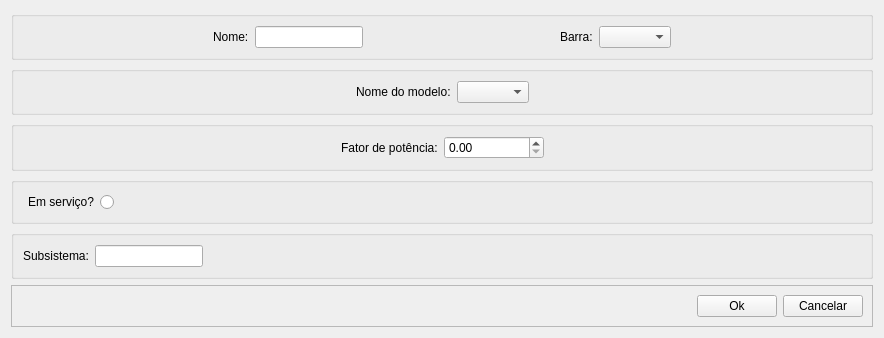
         <widget class="QWidget" name="pg_carga_pros">
          <layout class="QVBoxLayout" name="verticalLayout_9">
           <item>
            <widget class="QGroupBox" name="groupBox_30">
             <layout class="QHBoxLayout" name="horizontalLayout_30">
              <item>
               <spacer name="horizontalSpacer_48">
                <property name="orientation">
                 <enum>Qt::Horizontal</enum>
                </property>
                <property name="sizeHint" stdset="0">
                 <size>
                  <width>40</width>
                  <height>20</height>
                 </size>
                </property>
               </spacer>
              </item>
              <item>
               <widget class="QLabel" name="label_25">
                <property name="text">
                 <string>Nome:</string>
                </property>
               </widget>
              </item>
              <item>
               <widget class="QLineEdit" name="fp_nome_cp_lineEdit">
                <property name="sizePolicy">
                 <sizepolicy hsizetype="Preferred" vsizetype="Fixed">
                  <horstretch>0</horstretch>
                  <verstretch>0</verstretch>
                 </sizepolicy>
                </property>
               </widget>
              </item>
              <item>
               <spacer name="horizontalSpacer_49">
                <property name="orientation">
                 <enum>Qt::Horizontal</enum>
                </property>
                <property name="sizeHint" stdset="0">
                 <size>
                  <width>40</width>
                  <height>20</height>
                 </size>
                </property>
               </spacer>
              </item>
              <item>
               <widget class="QLabel" name="label_26">
                <property name="minimumSize">
                 <size>
                  <width>31</width>
                  <height>0</height>
                 </size>
                </property>
                <property name="text">
                 <string>Barra:</string>
                </property>
               </widget>
              </item>
              <item>
               <widget class="QComboBox" name="fp_barra_cp_combobox">
                <property name="sizePolicy">
                 <sizepolicy hsizetype="Preferred" vsizetype="Fixed">
                  <horstretch>0</horstretch>
                  <verstretch>0</verstretch>
                 </sizepolicy>
                </property>
               </widget>
              </item>
              <item>
               <spacer name="horizontalSpacer_50">
                <property name="orientation">
                 <enum>Qt::Horizontal</enum>
                </property>
                <property name="sizeHint" stdset="0">
                 <size>
                  <width>40</width>
                  <height>20</height>
                 </size>
                </property>
               </spacer>
              </item>
             </layout>
            </widget>
           </item>
           <item>
            <widget class="QGroupBox" name="groupBox_31">
             <layout class="QHBoxLayout" name="horizontalLayout_31">
              <item>
               <spacer name="horizontalSpacer_51">
                <property name="orientation">
                 <enum>Qt::Horizontal</enum>
                </property>
                <property name="sizeHint" stdset="0">
                 <size>
                  <width>40</width>
                  <height>20</height>
                 </size>
                </property>
               </spacer>
              </item>
              <item>
               <widget class="QLabel" name="label_27">
                <property name="minimumSize">
                 <size>
                  <width>89</width>
                  <height>0</height>
                 </size>
                </property>
                <property name="text">
                 <string>Nome do modelo:</string>
                </property>
               </widget>
              </item>
              <item>
               <widget class="QComboBox" name="fp_model_cp_combobox">
                <property name="sizePolicy">
                 <sizepolicy hsizetype="Preferred" vsizetype="Fixed">
                  <horstretch>0</horstretch>
                  <verstretch>0</verstretch>
                 </sizepolicy>
                </property>
               </widget>
              </item>
              <item>
               <spacer name="horizontalSpacer_52">
                <property name="orientation">
                 <enum>Qt::Horizontal</enum>
                </property>
                <property name="sizeHint" stdset="0">
                 <size>
                  <width>40</width>
                  <height>20</height>
                 </size>
                </property>
               </spacer>
              </item>
             </layout>
            </widget>
           </item>
           <item>
            <widget class="QGroupBox" name="groupBox_33">
             <layout class="QHBoxLayout" name="horizontalLayout_32">
              <item>
               <spacer name="horizontalSpacer_53">
                <property name="orientation">
                 <enum>Qt::Horizontal</enum>
                </property>
                <property name="sizeHint" stdset="0">
                 <size>
                  <width>40</width>
                  <height>20</height>
                 </size>
                </property>
               </spacer>
              </item>
              <item>
               <widget class="QLabel" name="label_28">
                <property name="text">
                 <string>Fator de potência:</string>
                </property>
               </widget>
              </item>
              <item>
               <widget class="QDoubleSpinBox" name="fp_fatp_cp_SB">
                <property name="sizePolicy">
                 <sizepolicy hsizetype="Preferred" vsizetype="Fixed">
                  <horstretch>0</horstretch>
                  <verstretch>0</verstretch>
                 </sizepolicy>
                </property>
                <property name="minimumSize">
                 <size>
                  <width>100</width>
                  <height>0</height>
                 </size>
                </property>
               </widget>
              </item>
              <item>
               <spacer name="horizontalSpacer_54">
                <property name="orientation">
                 <enum>Qt::Horizontal</enum>
                </property>
                <property name="sizeHint" stdset="0">
                 <size>
                  <width>40</width>
                  <height>20</height>
                 </size>
                </property>
               </spacer>
              </item>
             </layout>
            </widget>
           </item>
           <item>
            <widget class="QGroupBox" name="groupBox_32">
             <layout class="QHBoxLayout" name="horizontalLayout_33">
              <item>
               <widget class="QRadioButton" name="fp_servico_cp_RB">
                <property name="sizePolicy">
                 <sizepolicy hsizetype="Preferred" vsizetype="Fixed">
                  <horstretch>0</horstretch>
                  <verstretch>0</verstretch>
                 </sizepolicy>
                </property>
                <property name="layoutDirection">
                 <enum>Qt::RightToLeft</enum>
                </property>
                <property name="text">
                 <string>Em serviço?</string>
                </property>
                <property name="checked">
                 <bool>false</bool>
                </property>
               </widget>
              </item>
              <item>
               <spacer name="horizontalSpacer_57">
                <property name="orientation">
                 <enum>Qt::Horizontal</enum>
                </property>
                <property name="sizeHint" stdset="0">
                 <size>
                  <width>40</width>
                  <height>20</height>
                 </size>
                </property>
               </spacer>
              </item>
             </layout>
            </widget>
           </item>
           <item>
            <widget class="QGroupBox" name="groupBox_29">
             <layout class="QHBoxLayout" name="horizontalLayout_34">
              <item>
               <widget class="QLabel" name="label_29">
                <property name="text">
                 <string>Subsistema:</string>
                </property>
               </widget>
              </item>
              <item>
               <widget class="QLineEdit" name="fp_subsis_cp_lineEdit">
                <property name="sizePolicy">
                 <sizepolicy hsizetype="Preferred" vsizetype="Fixed">
                  <horstretch>0</horstretch>
                  <verstretch>0</verstretch>
                 </sizepolicy>
                </property>
               </widget>
              </item>
              <item>
               <spacer name="horizontalSpacer_56">
                <property name="orientation">
                 <enum>Qt::Horizontal</enum>
                </property>
                <property name="sizeHint" stdset="0">
                 <size>
                  <width>40</width>
                  <height>20</height>
                 </size>
                </property>
               </spacer>
              </item>
              <item>
               <spacer name="horizontalSpacer_55">
                <property name="orientation">
                 <enum>Qt::Horizontal</enum>
                </property>
                <property name="sizeHint" stdset="0">
                 <size>
                  <width>40</width>
                  <height>20</height>
                 </size>
                </property>
               </spacer>
              </item>
             </layout>
            </widget>
           </item>
           <item>
            <widget class="QFrame" name="frame_40">
             <property name="frameShape">
              <enum>QFrame::StyledPanel</enum>
             </property>
             <property name="frameShadow">
              <enum>QFrame::Raised</enum>
             </property>
             <layout class="QHBoxLayout" name="horizontalLayout_35">
              <item>
               <spacer name="horizontalSpacer_64">
                <property name="orientation">
                 <enum>Qt::Horizontal</enum>
                </property>
                <property name="sizeHint" stdset="0">
                 <size>
                  <width>676</width>
                  <height>20</height>
                 </size>
                </property>
               </spacer>
              </item>
              <item>
               <widget class="QPushButton" name="fp_eq_ok_cp_PB">
                <property name="sizePolicy">
                 <sizepolicy hsizetype="Preferred" vsizetype="Fixed">
                  <horstretch>0</horstretch>
                  <verstretch>0</verstretch>
                 </sizepolicy>
                </property>
                <property name="text">
                 <string>Ok</string>
                </property>
               </widget>
              </item>
              <item>
               <widget class="QPushButton" name="fp_eq_cancel_cp_PB">
                <property name="text">
                 <string>Cancelar</string>
                </property>
               </widget>
              </item>
             </layout>
            </widget>
           </item>
          </layout>
         </widget>
